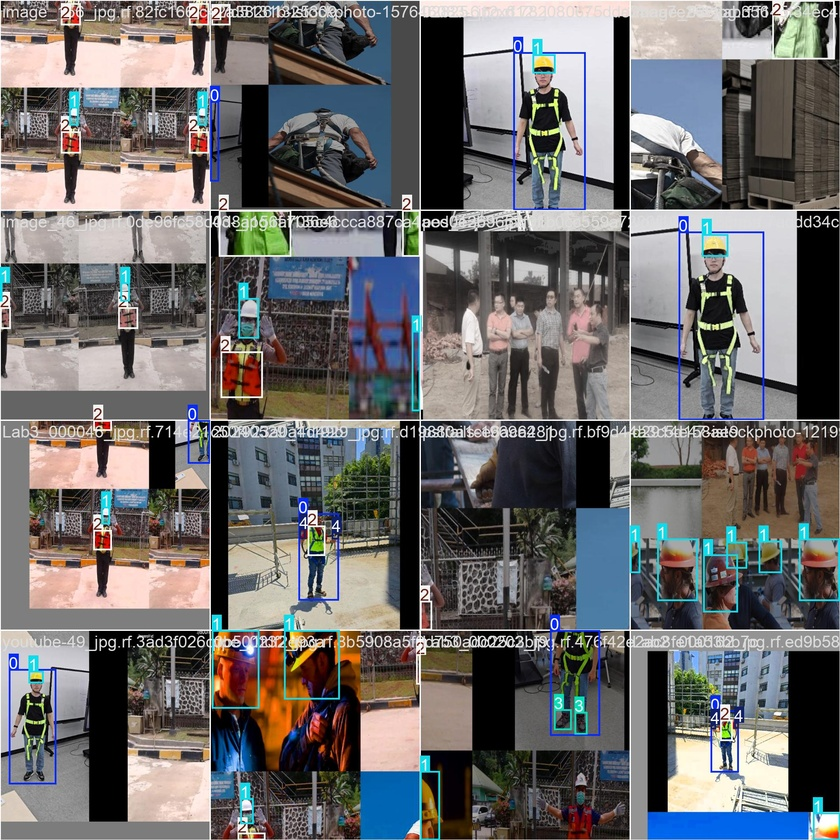
#> input picture custom_model-3/train_batch0.jpg, 840 x 840 px, shrunk from 1920 x 1920 before the run
$ python -i enhancer.py   (imports and definitions only)
#> lines starting #> are read from the running program, lines starting #| are printed output that depends on the picture
#> further down, picture is the input picture: shape (840, 840, 3); mean B, G, R 107.6, 107.3, 108.9
"""
Stage 2 pre-processing – Industrial Image Enhancer.

Improves detection accuracy under difficult site conditions:
  • Low light          → CLAHE contrast boost
  • Harsh sunlight     → Gamma correction + highlight clipping
  • Dust / haze        → Sharpening kernel
  • Motion blur        → Unsharp masking
  • General            → Noise reduction (bilateral filter, lightweight)

All operations are configurable and can be toggled via environment variables
for profiling / ablation studies.
"""

from __future__ import annotations

import os
import time

import cv2
import numpy as np


# ── Feature flags (set env vars to "0" to disable) ────────────────────────────
_USE_CLAHE    = os.getenv("ENHANCE_CLAHE",    "1") != "0"
_USE_DENOISE  = os.getenv("ENHANCE_DENOISE",  "1") != "0"
_USE_SHARPEN  = os.getenv("ENHANCE_SHARPEN",  "1") != "0"


class IndustrialImageEnhancer:
    """
    Lightweight frame enhancer designed for industrial camera feeds.

    Usage
    -----
    enhancer = IndustrialImageEnhancer()
    enhanced = enhancer.enhance(bgr_frame)
    """

    def __init__(
        self,
        clip_limit:    float = 2.0,
        tile_grid:     tuple[int, int] = (8, 8),
        bilateral_d:   int   = 5,
        bilateral_sc:  float = 50.0,
        bilateral_ss:  float = 50.0,
    ) -> None:
        self._clahe = cv2.createCLAHE(clipLimit=clip_limit, tileGridSize=tile_grid)
        self._bd    = bilateral_d
        self._bsc   = bilateral_sc
        self._bss   = bilateral_ss

        # Sharpening kernel (laplacian-based unsharp mask)
        self._sharpen_kernel = np.array([
            [ 0, -1,  0],
            [-1,  5, -1],
            [ 0, -1,  0],
        ], dtype=np.float32)

    # ── Public API ─────────────────────────────────────────────────────────────

    def enhance(self, frame: np.ndarray) -> np.ndarray:
        """Apply full enhancement pipeline to a BGR frame."""
        if frame is None or frame.size == 0:
            return frame

        result = frame.copy()

        if _USE_CLAHE:
            result = self._apply_clahe(result)

        if _USE_DENOISE:
            result = self._apply_bilateral(result)

        if _USE_SHARPEN:
            result = self._apply_sharpen(result)

        return result

    # [16 lines left out: function enhance_crop, not called in this run]

    # ── Internal helpers ───────────────────────────────────────────────────────

    def _apply_clahe(self, frame: np.ndarray) -> np.ndarray:
        """CLAHE on the L channel of LAB colour space."""
        lab = cv2.cvtColor(frame, cv2.COLOR_BGR2LAB)
#> lab: shape (840, 840, 3); mean of channels 0, 1, 2 113.4, 130.1, 128.5
        l, a, b = cv2.split(lab)
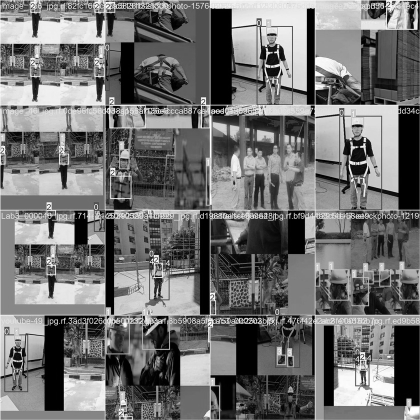
#> l: shape (840, 840) (shown at 1/2 size); min 0, max 255, mean 113.4
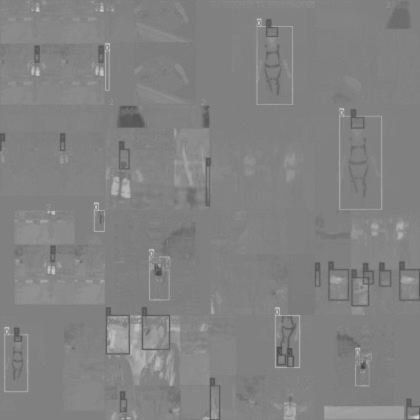
#> a: shape (840, 840) (shown at 1/2 size); min 67, max 204, mean 130.1
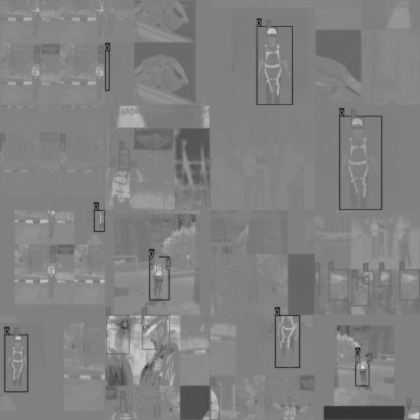
#> b: shape (840, 840) (shown at 1/2 size); min 28, max 213, mean 128.5
        l_eq = self._clahe.apply(l)
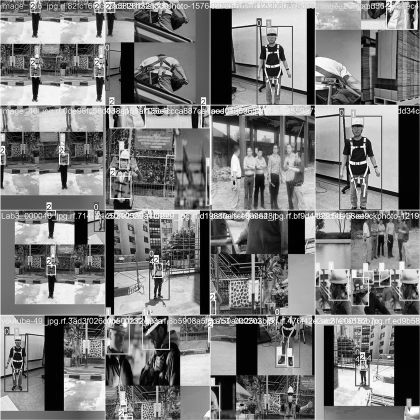
#> l_eq: shape (840, 840) (shown at 1/2 size); min 0, max 255, mean 122.7
        lab_eq = cv2.merge((l_eq, a, b))
#> lab_eq: shape (840, 840, 3); mean of channels 0, 1, 2 122.7, 130.1, 128.5
        return cv2.cvtColor(lab_eq, cv2.COLOR_LAB2BGR)
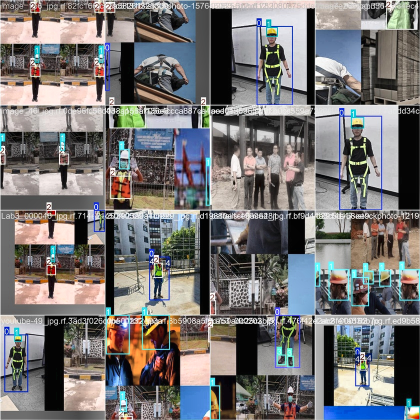
#> returned value: shape (840, 840, 3) (shown at 1/2 size); mean B, G, R 116.9, 116.8, 118.7

    def _apply_bilateral(self, frame: np.ndarray) -> np.ndarray:
        """Bilateral filter – reduces noise while preserving edges."""
        return cv2.bilateralFilter(frame, self._bd, self._bsc, self._bss)

    def _apply_sharpen(self, frame: np.ndarray) -> np.ndarray:
        """Unsharp masking to counteract motion blur and dust haze."""
        return cv2.filter2D(frame, -1, self._sharpen_kernel)
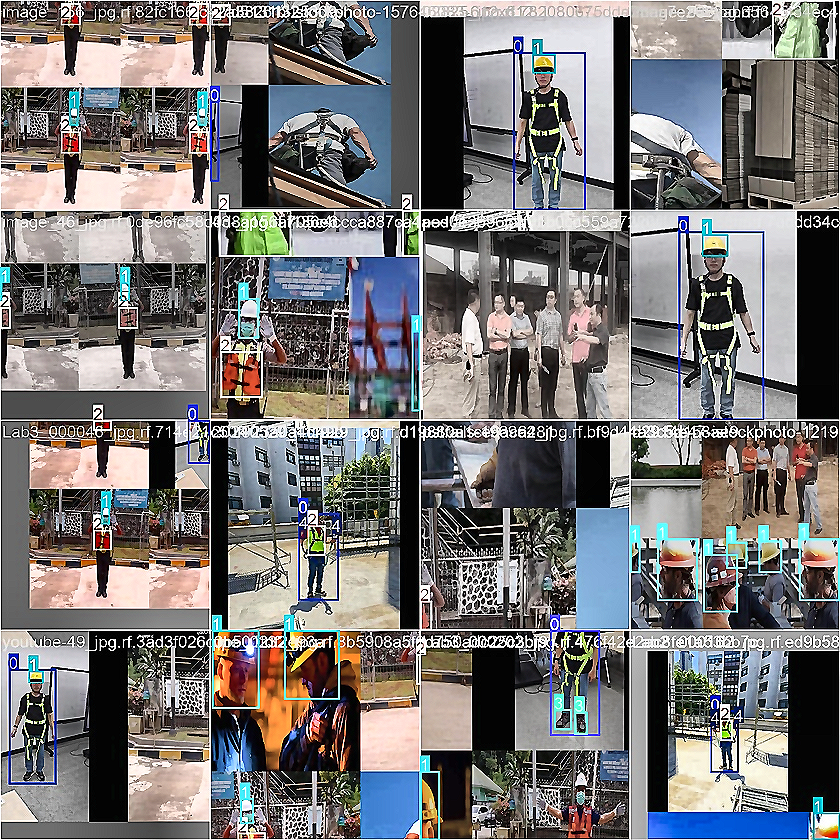
#> returned value: shape (840, 840, 3); mean of channels 0, 1, 2 116.9, 116.7, 118.7; drawn as B, G, R


# ── Benchmark ─────────────────────────────────────────────────────────────────

# [12 lines not run here, left out]

>>> import cv2
>>> picture = cv2.imread('custom_model-3/train_batch0.jpg')
>>> result = IndustrialImageEnhancer().enhance(picture)

$ run again, on custom_model-3/train_batch2.jpg
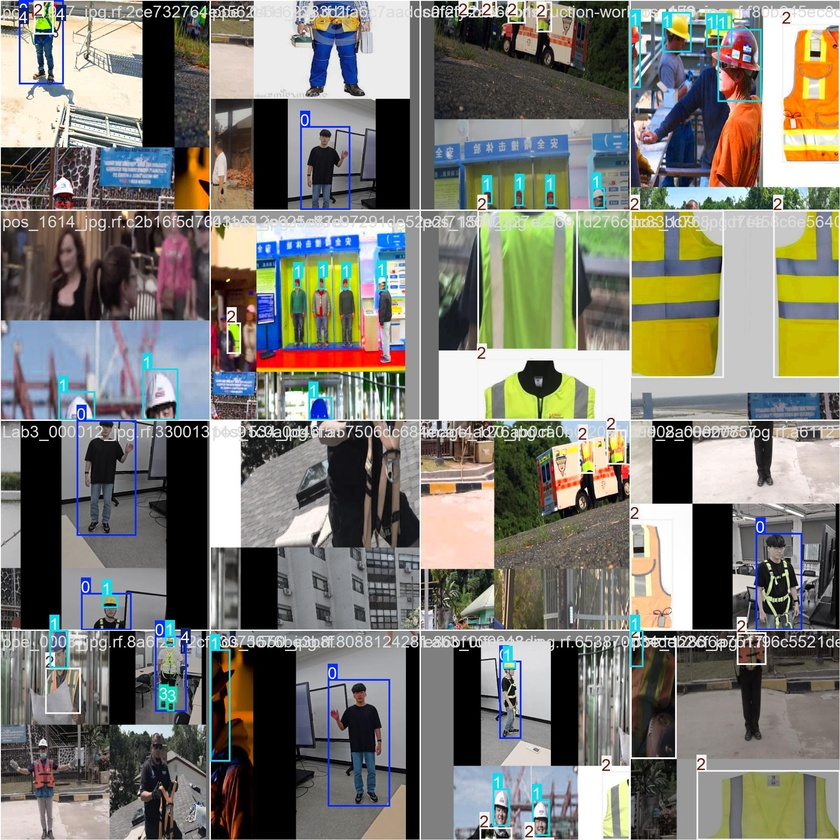
#> input picture custom_model-3/train_batch2.jpg, 840 x 840 px, shrunk from 1920 x 1920 before the run
#> picture is the input picture: shape (840, 840, 3); mean B, G, R 114.7, 123.2, 124.5
#> lab: shape (840, 840, 3); mean of channels 0, 1, 2 129.1, 128.7, 132.4
#> in _apply_clahe, `l, a, b = cv2.split(lab)`:
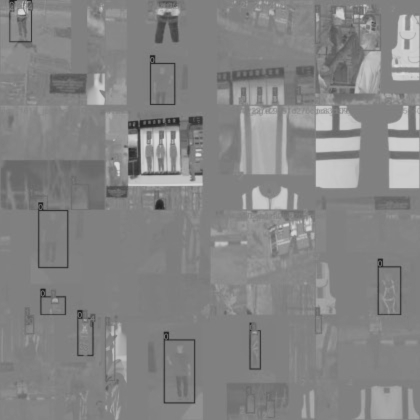
#> b: shape (840, 840) (shown at 1/2 size); min 26, max 220, mean 132.4
#> lab_eq: shape (840, 840, 3); mean of channels 0, 1, 2 129.1, 128.7, 132.4
#> in _apply_sharpen, `return cv2.filter2D(frame, -1, self._sharpen_kernel)`:
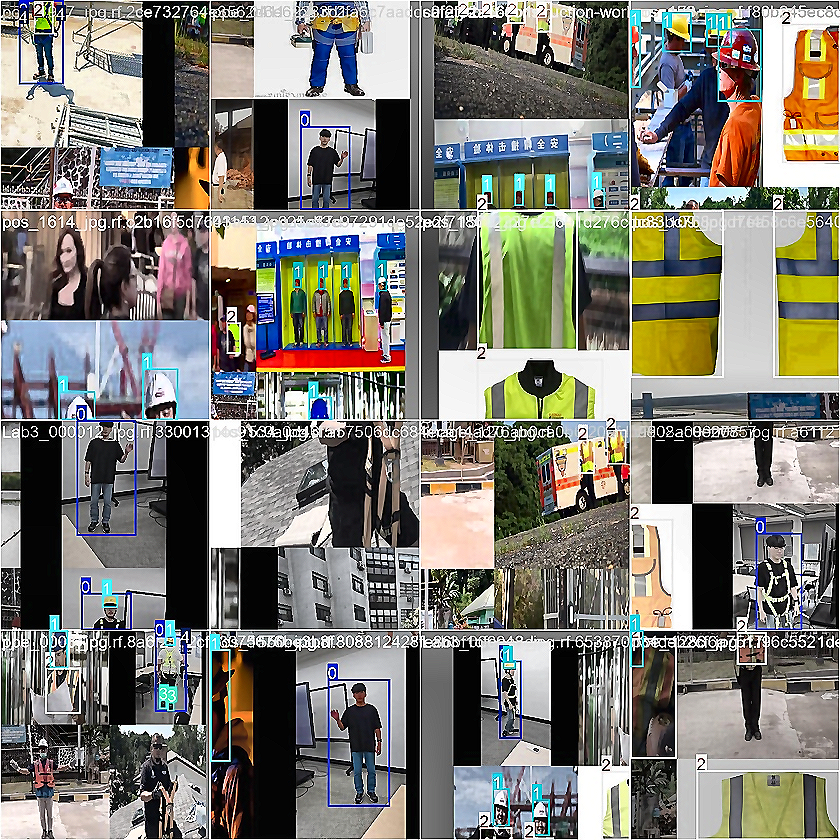
#> returned value: shape (840, 840, 3); mean of channels 0, 1, 2 114.7, 122.7, 124.2; drawn as B, G, R
